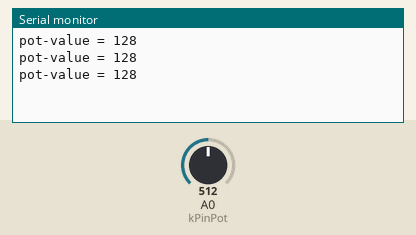
Simulated run of this sketch. Board: Arduino Uno, built with avr-gcc and run on an emulated ATmega328P. Shown: the last lines printed to the serial monitor. The inputs (shaded band) are chosen by the test bench; at power-on: A0 (kPinPot) = 512.

Above: at 1.3 s.
1.4 s: A0 (kPinPot) set to 716
At 1.9 s:
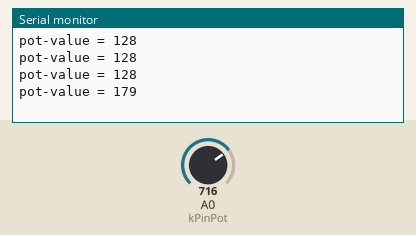
2.9 s: A0 (kPinPot) set to 900
At 3.4 s:
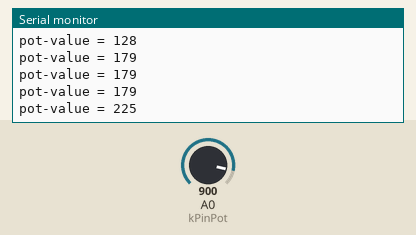
Timing chart, 0 to 5.9 s (numbered marks = the images above; inputs shaded):
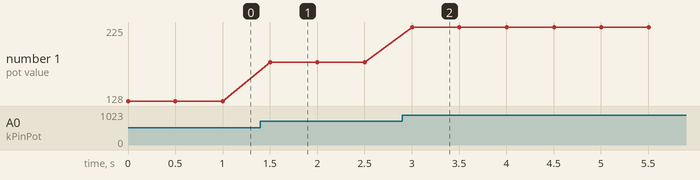

Measured:
- after the input at 1.4 s, the serial monitor: prints a new line after 0.10 s (image 1)
- after the input at 2.9 s, the serial monitor: prints a new line after 0.10 s (image 2)
- plotted number 1: 128 → 179 after the input at 1.4 s, 179 → 225 after the input at 2.9 s

The sketch:

potentiometer.ino
```cpp
// GND - right hand pin
// VCC - (5V) left hand pin
// signal - middle pin hooked up to analog-in

int kPinPot = A0;

void
setup()
{
    Serial.begin( 115200 );
}


void
loop()
{
    long nPotValue = analogRead( kPinPot );

    Serial.print( "pot-value = " );
    Serial.println( nPotValue * 256 / 1023 );

    delay( 500 );
}
```
